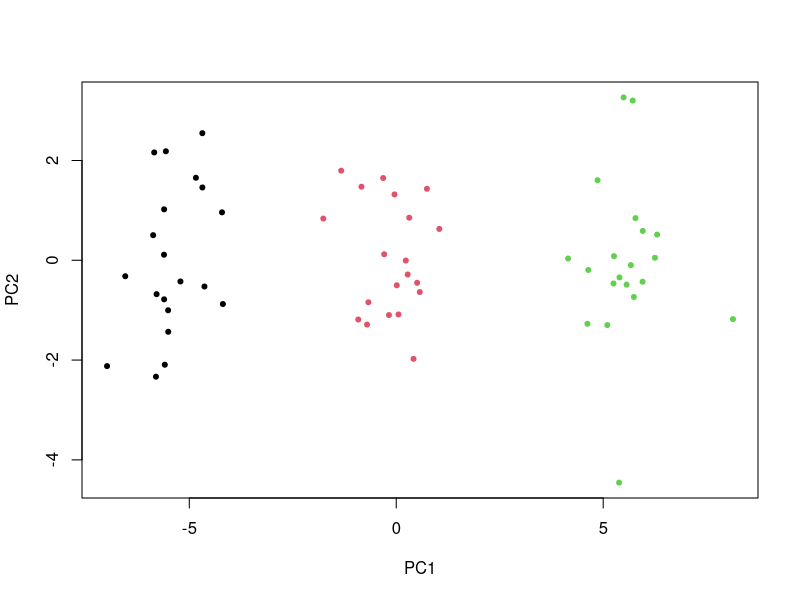

Generate this figure with R:
## ---- chunk 1
set.seed(2)
dt <- rbind(matrix(rnorm(20*50, mean = 0), nrow = 20), matrix(rnorm(20*50, mean=1), nrow = 20), matrix(rnorm(20*50, mean=2), nrow = 20))
## ---- chunk 2
pca =prcomp(dt , scale =TRUE)
plot(pca$x[, 1:2], col =c(rep(1,20), rep(2,20), rep(3,20)), pch = 20)
## ---- chunk 3
km.3 =kmeans(dt,3,nstart=20)
true_class = c(rep(1,20), rep(2,20), rep(3,20))
table(km.3$cluster, true_class)
## ---- chunk 4
km.2 =kmeans(dt,2,nstart=20)
km.2$cluster
## ---- chunk 5
km.4 =kmeans(dt,4,nstart=20)
km.4$cluster
## ---- chunk 6
km.pca = kmeans(pca$x[,1:2], 3, nstart = 20)
table(km.pca$cluster, true_class)
## ---- chunk 7
km.3.scaled = kmeans(scale(dt), 3, nstart=20)
table(km.3.scaled$cluster, true_class)
